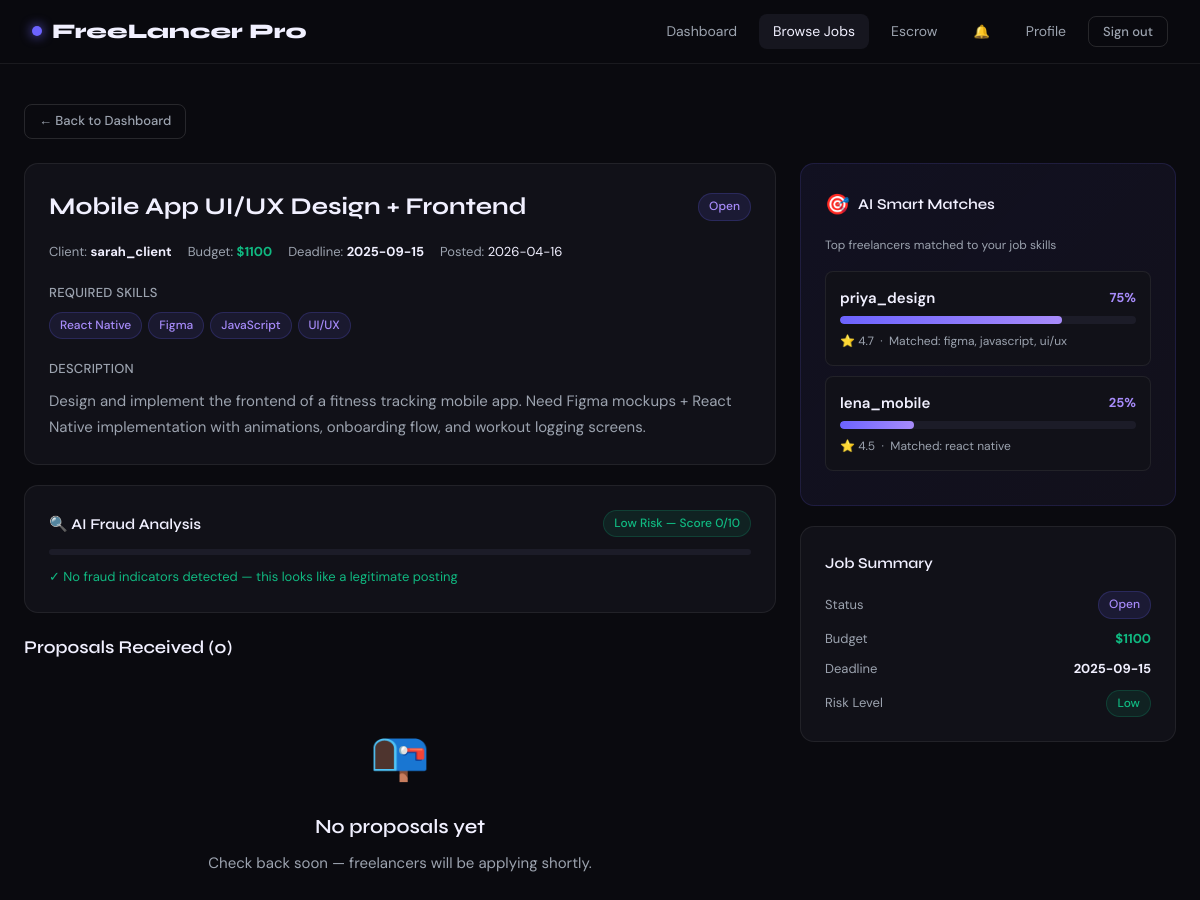
Screenshot of /jobs/5 (signed in) with the database file from the repository.
### tables this page shows
CREATE TABLE jobs (
            id INTEGER PRIMARY KEY AUTOINCREMENT,
            client_id INTEGER NOT NULL,
            title TEXT NOT NULL,
            description TEXT NOT NULL,
            skills_required TEXT NOT NULL,
            budget REAL NOT NULL,
            deadline TEXT NOT NULL,
            status TEXT DEFAULT 'open',
            fraud_score INTEGER DEFAULT 0,
            fraud_level TEXT DEFAULT 'Low',
            fraud_reasons TEXT DEFAULT '[]',
            created_at TIMESTAMP DEFAULT CURRENT_TIMESTAMP,
            FOREIGN KEY(client_id) REFERENCES users(id)
        );

CREATE TABLE users (
            id INTEGER PRIMARY KEY AUTOINCREMENT,
            username TEXT UNIQUE NOT NULL,
            email TEXT UNIQUE NOT NULL,
            password TEXT NOT NULL,
            role TEXT NOT NULL CHECK(role IN ('client','freelancer')),
            skills TEXT DEFAULT '',
            bio TEXT DEFAULT '',
            rating REAL DEFAULT 0.0,
            total_reviews INTEGER DEFAULT 0,
            balance REAL DEFAULT 1000.0,
            created_at TIMESTAMP DEFAULT CURRENT_TIMESTAMP
        );

### Backend/app.py (the view)
@app.route('/jobs/<int:job_id>')
@login_required
def job_detail(job_id):
    user = current_user()
    job = query_db("""
        SELECT j.*, u.username as client_name, u.rating as client_rating,
               u.total_reviews as client_reviews,
               (SELECT COUNT(*) FROM proposals WHERE job_id=j.id) as proposal_count
        FROM jobs j JOIN users u ON j.client_id=u.id WHERE j.id=?
    """, [job_id], one=True)
    if not job:
        return redirect(url_for('jobs_page'))
    proposals, escrow_info, matched, user_proposal = [], None, [], None
    if user['role'] == 'client' and job['client_id'] == user['id']:
        proposals = query_db("""
            SELECT p.*, u.username as freelancer_name, u.skills as freelancer_skills,
                   u.rating as freelancer_rating, u.total_reviews, u.bio as freelancer_bio
            FROM proposals p JOIN users u ON p.freelancer_id=u.id
            WHERE p.job_id=? ORDER BY p.bid_amount ASC
        """, [job_id])
        escrow_info = query_db("SELECT * FROM escrow WHERE job_id=?", [job_id], one=True)
        freelancers = query_db("SELECT * FROM users WHERE role='freelancer'")
        matched = match_freelancers(job['skills_required'], [dict(f) for f in freelancers])
    if user['role'] == 'freelancer':
        user_proposal = query_db(
            "SELECT * FROM proposals WHERE job_id=? AND freelancer_id=?",
            [job_id, user['id']], one=True)
    fraud_reasons = json.loads(job['fraud_reasons'] or '[]')
    return render_template('job_detail.html', user=user, job=job,
                           proposals=proposals, escrow_info=escrow_info,
                           user_proposal=user_proposal, matched=matched,
                           fraud_reasons=fraud_reasons)

### Backend/app.py (called while the page is built)
def get_db():
    db = getattr(g, '_database', None)
    if db is None:
        db = g._database = sqlite3.connect(DATABASE)
        db.row_factory = sqlite3.Row
        db.execute("PRAGMA journal_mode=WAL")
        db.execute("PRAGMA foreign_keys=ON")
    return db

def query_db(query, args=(), one=False):
    cur = get_db().execute(query, args)
    rv = cur.fetchall()
    return (rv[0] if rv else None) if one else rv

def match_freelancers(job_skills_str, all_freelancers):
    job_skills = {s.strip().lower() for s in job_skills_str.split(',') if s.strip()}
    if not job_skills:
        return []
    results = []
    for fl in all_freelancers:
        fl_skills = {s.strip().lower() for s in (fl.get('skills') or '').split(',') if s.strip()}
        if not fl_skills:
            continue
        common = job_skills & fl_skills
        if not common:
            continue
        match_pct = round(len(common) / len(job_skills) * 100)
        results.append({
            'id': fl['id'], 'username': fl['username'], 'skills': fl['skills'],
            'rating': fl['rating'], 'total_reviews': fl['total_reviews'],
            'bio': fl['bio'] or '', 'matched_skills': sorted(common), 'match_pct': match_pct,
        })
    results.sort(key=lambda x: (-x['match_pct'], -x['rating']))
    return results[:6]

def current_user():
    uid = session.get('user_id')
    if uid:
        return query_db("SELECT * FROM users WHERE id=?", [uid], one=True)
    return None

def login_required(f):
    @wraps(f)
    def wrapper(*args, **kwargs):
        if not session.get('user_id'):
            if request.is_json or request.path.startswith('/api/'):
                return jsonify({'error': 'Authentication required'}), 401
            return redirect(url_for('login_page'))
        return f(*args, **kwargs)
    return wrapper

### Frontend/templates/job_detail.html (shortened to what this page needs)
{% extends "base.html" %}
{% block content %}
<div class="page-wrapper">
  <a href="/dashboard" class="btn btn-ghost btn-sm" style="margin-bottom:1.5rem">← Back to Dashboard</a>
  <div style="display:grid;grid-template-columns:2fr 1fr;gap:1.5rem;align-items:start">
    <div>
      <div class="card" style="margin-bottom:1.25rem">
        <div class="flex items-center gap-3" style="flex-wrap:wrap;margin-bottom:1rem">
          <h1 class="font-display" style="font-size:1.5rem;font-weight:700;flex:1">{{ job.title }}</h1>
          <span class="badge badge-{{ 'open' if job.status=='open' else 'closed' }}">{{ job.status.replace('_',' ').title() }}</span>
        </div>
        <div class="flex gap-4" style="flex-wrap:wrap;margin-bottom:1.25rem">
          <div class="text-sm"><span class="text-muted">Client:</span> <strong>{{ job.client_name }}</strong></div>
          <div class="text-sm"><span class="text-muted">Budget:</span> <strong style="color:var(--green)">${{ "%.0f"|format(job.budget) }}</strong></div>
          <div class="text-sm"><span class="text-muted">Deadline:</span> <strong>{{ job.deadline }}</strong></div>
          <div class="text-sm"><span class="text-muted">Posted:</span> {{ job.created_at[:10] }}</div>
        </div>
        <div style="margin-bottom:1.25rem">
          <div class="form-label">Required Skills</div>
          <div style="display:flex;flex-wrap:wrap;gap:.375rem">
            {% for skill in job.skills_required.split(',') %}
            <span class="skill-tag">{{ skill.strip() }}</span>
            {% endfor %}
          </div>
        </div>
        <div>
          <div class="form-label">Description</div>
          <div style="color:var(--text2);line-height:1.75;white-space:pre-line">{{ job.description }}</div>
        </div>
      </div>
      <div class="card" style="margin-bottom:1.25rem">
        <div class="flex items-center justify-between" style="margin-bottom:.75rem">
          <span class="font-display" style="font-weight:600">🔍 AI Fraud Analysis</span>
          <span class="badge badge-{{ job.fraud_level|lower }}">{{ job.fraud_level }} Risk — Score {{ job.fraud_score }}/10</span>
        </div>
        <div class="progress-bar" style="margin-bottom:.75rem">
        </div>
        {% if fraud_reasons %}
        <div class="text-sm text-muted">
          <div style="font-weight:500;color:var(--text2);margin-bottom:.375rem">Flags detected:</div>
          {% for r in fraud_reasons %}<div style="margin-bottom:3px">⚠️ {{ r }}</div>{% endfor %}
        </div>
        {% else %}
        <div class="text-sm text-success">✓ No fraud indicators detected — this looks like a legitimate posting</div>
        {% endif %}
      </div>
      {% if user.role == 'client' and job.client_id == user.id %}
      <div>
        <h2 class="font-display" style="font-size:1.125rem;font-weight:600;margin-bottom:1rem">
          Proposals Received ({{ proposals|length }})
        </h2>
        {% if proposals %}
        {% for p in proposals %}
        <div class="proposal-card {{ 'accepted-card' if p.status=='accepted' else '' }}">
          <div class="flex items-center justify-between" style="flex-wrap:wrap;gap:.75rem;margin-bottom:.875rem">
            <div>
              <div class="flex items-center gap-2">
                <span style="font-weight:600;color:var(--text)">{{ p.freelancer_name }}</span>
                <span class="badge badge-{{ p.status }}">{{ p.status.title() }}</span>
              </div>
              <div class="text-sm text-muted" style="margin-top:3px">
                ⭐ {{ "%.1f"|format(p.freelancer_rating) }} ({{ p.total_reviews }} reviews) &nbsp;|&nbsp;
                Skills: {{ p.freelancer_skills or 'Not specified' }}
              </div>
            </div>
            <div style="text-align:right">
              <div style="font-family:var(--font-display);font-size:1.25rem;font-weight:700;color:var(--green)">${{ "%.0f"|format(p.bid_amount) }}</div>
              <div class="text-xs text-muted">Timeline: {{ p.timeline }}</div>
            </div>
          </div>
          <div style="padding:.75rem;background:var(--bg2);border-radius:var(--radius-sm);margin-bottom:.875rem">
            <div class="text-xs text-muted" style="margin-bottom:.375rem">Cover Letter</div>
            <div class="text-sm" style="color:var(--text2);white-space:pre-line">{{ p.cover_letter }}</div>
          </div>
          {% if p.status == 'pending' and job.status == 'open' %}
          <div class="flex gap-2">
            <button class="btn btn-success btn-sm" onclick="acceptProposal({{ p.id }})">✓ Accept</button>
            <button class="btn btn-danger btn-sm" onclick="rejectProposal({{ p.id }})">✗ Reject</button>
            <button class="btn btn-ghost btn-sm" onclick="openEscrowModal({{ p.id }}, '{{ p.freelancer_name }}', {{ p.freelancer_id }}, {{ p.bid_amount }})">
              💰 Fund Escrow
            </button>
          </div>
          {% elif p.status == 'accepted' %}
          {% if not escrow_info %}
          <button class="btn btn-primary btn-sm" onclick="openEscrowModal({{ p.id }}, '{{ p.freelancer_name }}', {{ p.freelancer_id }}, {{ p.bid_amount }})">
            💰 Fund Escrow for this freelancer
          </button>
          {% endif %}
          {% endif %}
        </div>
        {% endfor %}
        {% else %}
        <div class="empty-state" style="padding:2.5rem">
          <div class="empty-icon">📭</div>
          <div class="empty-title">No proposals yet</div>
          <div class="empty-text">Check back soon — freelancers will be applying shortly.</div>
        </div>
        {% endif %}
      </div>
      {% endif %}
    </div>
    <div>
      {% if user.role == 'client' and job.client_id == user.id %}
      {% if matched %}
      <div class="ai-section" style="margin-bottom:1.25rem">
        <div class="flex items-center gap-2" style="margin-bottom:1rem">
          <span style="font-size:1.25rem">🎯</span>
          <span class="font-display" style="font-weight:600">AI Smart Matches</span>
        </div>
        <div class="text-xs text-muted" style="margin-bottom:1rem">Top freelancers matched to your job skills</div>
        {% for m in matched %}
        <div style="padding:.875rem;background:var(--bg2);border:1px solid var(--border);border-radius:var(--radius-sm);margin-bottom:.625rem">
          <div class="flex items-center justify-between" style="margin-bottom:.375rem">
            <span style="font-weight:600;font-size:.9375rem">{{ m.username }}</span>
            <span style="font-size:.8125rem;font-weight:700;color:var(--accent2)">{{ m.match_pct }}%</span>
          </div>
          <div class="match-bar"><div class="match-fill" style="width:{{ m.match_pct }}%"></div></div>
          <div class="text-xs text-muted" style="margin-top:.5rem">
            ⭐ {{ "%.1f"|format(m.rating) }} &nbsp;·&nbsp;
            Matched: {{ m.matched_skills|join(', ') }}
          </div>
        </div>
        {% endfor %}
      </div>
      {% endif %}
      {% endif %}
      <div class="card">
        <div class="font-display" style="font-weight:600;margin-bottom:1rem">Job Summary</div>
        <div style="display:flex;flex-direction:column;gap:.625rem">
          <div class="flex items-center justify-between text-sm">
            <span class="text-muted">Status</span>
            <span class="badge badge-{{ 'open' if job.status=='open' else 'closed' }}">{{ job.status.replace('_',' ').title() }}</span>
          </div>
          <div class="flex items-center justify-between text-sm">
            <span class="text-muted">Budget</span>
            <strong class="text-success">${{ "%.0f"|format(job.budget) }}</strong>
          </div>
          <div class="flex items-center justify-between text-sm">
            <span class="text-muted">Deadline</span>
            <strong>{{ job.deadline }}</strong>
          </div>
          <div class="flex items-center justify-between text-sm">
            <span class="text-muted">Risk Level</span>
            <span class="badge badge-{{ job.fraud_level|lower }}">{{ job.fraud_level }}</span>
          </div>
        </div>
      </div>
    </div>
  </div>
</div>
{% endblock %}

### Frontend/templates/base.html (style rules this page uses)
:root { --bg: #0a0a0f; --bg2: #111118; --bg3: #16161f; --bg4: #1c1c28; --border: rgba(255,255,255,0.07); --border2: rgba(255,255,255,0.12); --accent: #6c63ff; --accent2: #a78bfa; --accent-glow: rgba(108,99,255,0.25); --gold: #f59e0b; --gold-light: #fcd34d; --green: #10b981; --green-bg: rgba(16,185,129,0.1); --red: #ef4444; --red-bg: rgba(239,68,68,0.1); --yellow: #f59e0b; --yellow-bg: rgba(245,158,11,0.1); --text: #f1f0ff; --text2: #9ca3af; --text3: #6b7280; --radius: 14px; --radius-sm: 8px; --shadow: 0 8px 32px rgba(0,0,0,0.4); --font-display: 'Syne', sans-serif; --font-body: 'DM Sans', sans-serif; }
*, *::before, *::after { box-sizing: border-box; margin: 0; padding: 0; }
html { scroll-behavior: smooth; }
body { font-family: var(--font-body); background: var(--bg); color: var(--text); min-height: 100vh; font-size: 15px; line-height: 1.6; }
.btn { display: inline-flex; align-items: center; justify-content: center; gap: 7px; padding: 9px 20px; border-radius: var(--radius-sm); border: none; cursor: pointer; font-family: var(--font-body); font-size: 0.875rem; font-weight: 500; transition: all 0.2s; text-decoration: none; white-space: nowrap; }
.btn-ghost { background: transparent; color: var(--text2); border: 1px solid var(--border2); }
.btn-sm { padding: 6px 14px; font-size: 0.8125rem; }
.page-wrapper { max-width: 1200px; margin: 0 auto; padding: 2.5rem 1.5rem; }
.card { background: var(--bg2); border: 1px solid var(--border); border-radius: var(--radius); padding: 1.5rem; transition: border-color 0.2s, transform 0.2s; }
.form-label { display: block; font-size: 0.8125rem; font-weight: 500; color: var(--text2); margin-bottom: 0.5rem; letter-spacing: 0.02em; text-transform: uppercase; }
.badge { display: inline-flex; align-items: center; gap: 5px; padding: 3px 10px; border-radius: 20px; font-size: 0.75rem; font-weight: 500; }
.badge-low { background: var(--green-bg); color: var(--green); border: 1px solid rgba(16,185,129,0.2); }
.badge-open { background: rgba(108,99,255,0.12); color: var(--accent2); border: 1px solid rgba(108,99,255,0.2); }
.skill-tag { display: inline-flex; padding: 3px 10px; background: rgba(108,99,255,0.1); border: 1px solid rgba(108,99,255,0.2); color: var(--accent2); border-radius: 20px; font-size: 0.75rem; font-weight: 500; }
.progress-bar { height: 6px; background: var(--bg4); border-radius: 10px; overflow: hidden; }
.empty-state { text-align: center; padding: 4rem 2rem; }
.empty-icon { font-size: 3rem; margin-bottom: 1rem; }
.empty-title { font-family: var(--font-display); font-size: 1.25rem; font-weight: 600; color: var(--text); margin-bottom: 0.5rem; }
.empty-text { color: var(--text2); margin-bottom: 1.5rem; }
.flex { display: flex; }
.items-center { align-items: center; }
.justify-between { justify-content: space-between; }
.gap-2 { gap: 0.5rem; }
.gap-3 { gap: 0.75rem; }
.gap-4 { gap: 1rem; }
.text-sm { font-size: 0.8125rem; }
.text-xs { font-size: 0.75rem; }
.text-muted { color: var(--text2); }
.text-success { color: var(--green); }
.font-display { font-family: var(--font-display); }

### Frontend/templates/job_detail.html (style rules this page uses)
.match-bar { height:8px;border-radius:4px;background:var(--bg4);overflow:hidden;margin-top:6px; }
.match-fill { height:100%;border-radius:4px;background:linear-gradient(90deg,var(--accent),var(--accent2)); }
.ai-section { background:linear-gradient(135deg,rgba(108,99,255,.08),rgba(167,139,250,.05));border:1px solid rgba(108,99,255,.15);border-radius:var(--radius);padding:1.5rem;margin-bottom:1.5rem; }

### rows the page displays
jobs: title "Mobile App UI/UX Design + Frontend", status.replace "Open", budget "1100", deadline "2025-09-15", created_at "2026-04-16", description "Design and implement the frontend of a fitness tracking mobile app. Need Figma mockups + React Native implementation with animations, onboarding flow, and workout logging screens.", fraud_level "Low", fraud_score "0"
users: client_name "sarah_client"
users: username "priya_design", match_pct "75", rating "4.7", matched_skills "figma, javascript, ui/ux"
users: username "lena_mobile", match_pct "25", rating "4.5", matched_skills "react native"

### other values shown
{{ skill.strip() }} "React Native" "Figma" "JavaScript" "UI/UX"
{{ proposals|length }} "0"
